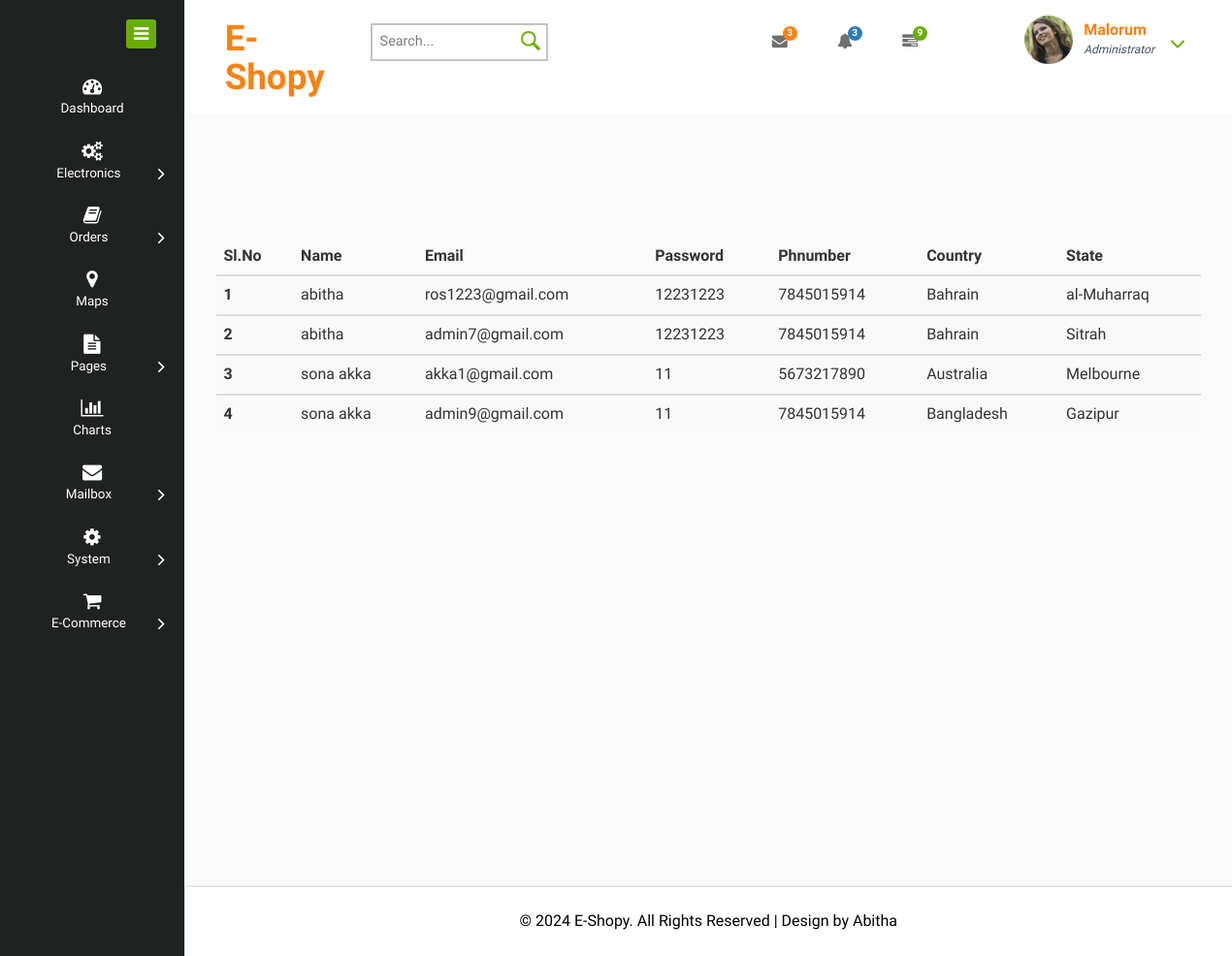
Screenshot of /admin/userregister.php with the database file from the repository.
### tables this page shows
CREATE TABLE `tb_register` (
  `id` int(50) NOT NULL,
  `Name` varchar(200) NOT NULL,
  `Email` varchar(200) NOT NULL,
  `Password` varchar(100) NOT NULL,
  `Phnumber` varchar(500) NOT NULL,
  `Country` varchar(500) NOT NULL,
  `State` varchar(500) NOT NULL
);

CREATE TABLE `countries` (
  `cont_id` int(11) NOT NULL,
  `sortname` varchar(3) NOT NULL,
  `name` varchar(150) NOT NULL,
  `sequence` int(11) NOT NULL DEFAULT 0
);

CREATE TABLE `states` (
  `stat_id` int(11) NOT NULL,
  `sname` varchar(30) NOT NULL,
  `country_id` int(11) NOT NULL DEFAULT 1
);

### admin/userregister.php (the view, shortened to what this page needs)
<!DOCTYPE HTML>
<html>
<head>
<link href="css/bootstrap.css" rel="stylesheet" type="text/css" media="all">
<link href="css/style.css" rel="stylesheet" type="text/css" media="all"/>
<link href="css/font-awesome.css" rel="stylesheet">
</head>
<body>
<div class="page-container">
   <div class="left-content">
	   <div class="mother-grid-inner">
				<div class="header-main">
					<div class="header-left">
							<div class="logo-name">
									 <a href="index.html"> <h1>E-Shopy</h1>
								  </a>
							</div>
								<div class="search-box">
									<form>
										<input type="text" placeholder="Search..." required="">
										<input type="submit" value="">
									</form>
								</div>
						 </div>
						 <div class="header-right">
							<div class="profile_details_left">
								<ul class="nofitications-dropdown">
									<li class="dropdown head-dpdn">
										<a href="#" class="dropdown-toggle" data-toggle="dropdown" aria-expanded="false"><i class="fa fa-envelope"></i><span class="badge">3</span></a>
									</li>
									<li class="dropdown head-dpdn">
										<a href="#" class="dropdown-toggle" data-toggle="dropdown" aria-expanded="false"><i class="fa fa-bell"></i><span class="badge blue">3</span></a>
									</li>
									<li class="dropdown head-dpdn">
										<a href="#" class="dropdown-toggle" data-toggle="dropdown" aria-expanded="false"><i class="fa fa-tasks"></i><span class="badge blue1">9</span></a>
									</li>
								</ul>
								<div class="clearfix"> </div>
							</div>
							<div class="profile_details">
								<ul>
									<li class="dropdown profile_details_drop">
										<a href="#" class="dropdown-toggle" data-toggle="dropdown" aria-expanded="false">
											<div class="profile_img">
												<span class="prfil-img"><img src="images/p1.png" alt=""> </span>
												<div class="user-name">
													<p>Malorum</p>
													<span>Administrator</span>
												</div>
												<i class="fa fa-angle-down lnr"></i>
												<div class="clearfix"></div>
											</div>
										</a>
									</li>
								</ul>
							</div>
							<div class="clearfix"> </div>
						</div>
				     <div class="clearfix"> </div>
				</div>
<div class="inner-block">
<?php
	require("connection.php");
	$res=$con->query("select * from tb_register join `states` on tb_register.state=states.stat_id join `countries` on states.country_id=countries.cont_id");
	$count=$res->num_rows;
	?>
	<table class="table table-striped">
  <thead>
    <tr>
	<th scope="col">Sl.No</th>
      <th scope="col">Name</th>
	  <th scope="col">Email</th>
	  <th scope="col">Password</th>
       <th scope="col">Phnumber</th>
      <th scope="col">Country</th>
      <th scope="col">State</th>
  </thead>
  <?php
  if($count>0)
  {
	$counter=1;
	while($rows=$res->fetch_assoc())
	{
?>
  <tbody>
    <tr>
      <th scope="row"><?php echo $counter++; ?></th>
      <td><?php echo $rows["Name"];?></td>
	  <td><?php echo $rows["Email"];?></td>
	  <td><?php echo $rows["Password"];?></td>
      <td><?php echo $rows["Phnumber"];?></td>
      <td><?php echo $rows["name"];?></td>
      <td><?php echo $rows["sname"];?></td>
    </tr>
    <?php
	}
}
?>
  </tbody>
</table>
    <div class="cols-grids panel-widget">
		<div class="chute chute-center text-center">
		  </div>
	 </div>
</div>
</div>
<div class="copyrights">
	 <p>© 2024 E-Shopy. All Rights Reserved | Design by  <a href="http://w3layouts.com/" target="_blank">Abitha</a> </p>
</div>
</div>
    <div class="sidebar-menu">
		  	<div class="logo"> <a href="#" class="sidebar-icon"> <span class="fa fa-bars"></span> </a>  </div>
		    <div class="menu">
		      <ul id="menu" >
		        <li id="menu-home" ><a href="index.html"><i class="fa fa-tachometer"></i><span>Dashboard</span></a></li>
		        <li><a href="#"><i class="fa fa-cogs"></i><span>Electronics</span><span class="fa fa-angle-right" style="float: right"></span></a>
		        </li>
		        <li id="menu-comunicacao" ><a href="#"><i class="fa fa-book nav_icon"></i><span>Orders</span><span class="fa fa-angle-right" style="float: right"></span></a>
		        </li>
		          <li><a href="maps.html"><i class="fa fa-map-marker"></i><span>Maps</span></a></li>
		        <li id="menu-academico" ><a href="#"><i class="fa fa-file-text"></i><span>Pages</span><span class="fa fa-angle-right" style="float: right"></span></a>
		        </li>
		        <li><a href="charts.html"><i class="fa fa-bar-chart"></i><span>Charts</span></a></li>
		        <li><a href="#"><i class="fa fa-envelope"></i><span>Mailbox</span><span class="fa fa-angle-right" style="float: right"></span></a>
		        </li>
		         <li><a href="#"><i class="fa fa-cog"></i><span>System</span><span class="fa fa-angle-right" style="float: right"></span></a>
		         </li>
		         <li><a href="#"><i class="fa fa-shopping-cart"></i><span>E-Commerce</span><span class="fa fa-angle-right" style="float: right"></span></a>
		         </li>
		      </ul>
		    </div>
	 </div>
</div>
</body>
</html>

### rows the page displays
tb_register: Name "abitha", Email "ros1223@gmail.com", Password "12231223", Phnumber "7845015914", countries.name "Bahrain", states.sname "al-Muharraq"
tb_register: Name "abitha", Email "admin7@gmail.com", Password "12231223", Phnumber "7845015914", countries.name "Bahrain", states.sname "Sitrah"
tb_register: Name "sona akka", Email "akka1@gmail.com", Password "11", Phnumber "5673217890", countries.name "Australia", states.sname "Melbourne"
tb_register: Name "sona akka", Email "admin9@gmail.com", Password "11", Phnumber "7845015914", countries.name "Bangladesh", states.sname "Gazipur"
